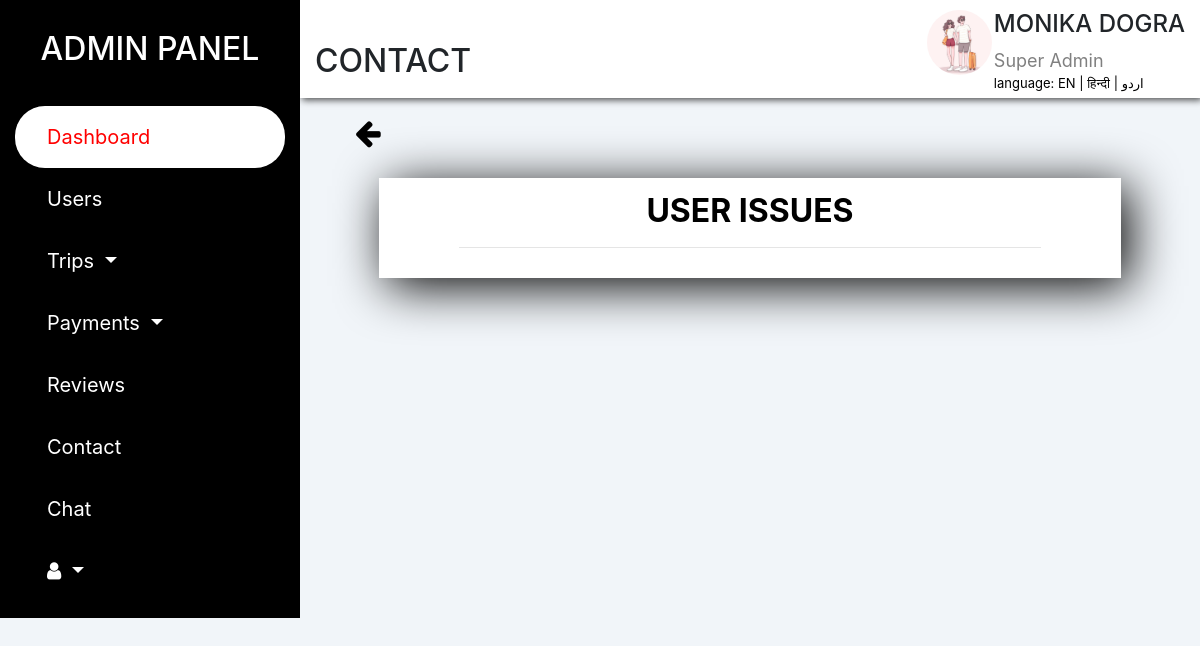
The app's page /weekend/explore/contact_details.php (signed in) with its own data.
### tables this page shows
CREATE TABLE `user_tbl` (
  `u_id` smallint(8) UNSIGNED NOT NULL,
  `f_name` varchar(20) DEFAULT NULL,
  `l_name` varchar(20) DEFAULT NULL,
  `email` varchar(40) NOT NULL,
  `pswd` varchar(40) DEFAULT NULL,
  `status` tinyint(1) NOT NULL DEFAULT 0,
  `gender` char(6) NOT NULL DEFAULT 'Gender',
  `phone_no` char(10) NOT NULL,
  `alt_phone_no` char(10) NOT NULL,
  `zipcode` char(6) NOT NULL,
  `city` varchar(80) NOT NULL,
  `state` varchar(30) NOT NULL,
  `profile_pic` varchar(50) NOT NULL DEFAULT 'default.svg',
  `online` tinyint(1) NOT NULL DEFAULT 0,
  `reg_date` date NOT NULL DEFAULT current_timestamp()
);

### weekend/explore/new.php (called while the page is built, shortened)
<?php
 if (isset($_GET['lang'])) {
     $set_lang=$_GET['lang'];
  }else{
    $set_lang='en';
  }
  $lang=array();
if ($set_lang=='en') {
   $lang['lang']='Language';
  $lang['admin']='ADMIN PANEL';
  $lang['dash']='DASHBOARD';
  $lang['user']='USERS';
  $lang['trip']='Trips';
  $lang['pays']='Payments';
  $lang['s_dash']='Dashboard';
  $lang['rev']='Reviews';
  $lang['cont']='Contact';
  $lang['cht']='Chat';
  $lang['s_dash']='Dashboard';
  $lang['tang']='Users';
  $lang['trips']='Trips';
  $lang['confirm']='Confirmed trips';
  $lang['name']='MONIKA DOGRA';
  $lang['super']='Super Admin';
  $lang['traf']='Traffic';
  $lang['recent']='NEW TRIPS';
  $lang['t_title']='Trips Title';
  $lang['dat']='Date';
  $lang['status']='Status';
  $lang['see']='See All';
  $lang['new']='NEW USERS';
  $lang['mem']='Members';
  $lang['nam']='Name';
  $lang['acc_v']='Date';
  $lang['det']='Details';
  $lang['int']='Interest';
  $lang ['users_d']='USERS DETAILS';
  $lang ['email']='Email';
  $lang ['gen']='Gender';
  $lang ['phone']='Phone no.';
  $lang ['alt']='Alt P_no.';
  $lang ['add']='Address';
  $lang ['zip']='Zipcode';
  $lang ['verf']='Verification';
  $lang ['del']='delete';
  $lang['trans']='TRANSACTIONS';
   $lang ['trans_d']='TRANSACTION DETAILS';
   $lang['trip_n']='Trip name';
   $lang['fee']='Fee';
   $lang['p_memb']='Paid member';
   $lang['opera']='Operation';
   $lang['see_m']='see more';
   $lang['trip_d']='TRIPS DETAILS';
   $lang ['sch']='SCHEDULE';
   $lang ['vid']='VIDEO';
   $lang ['detl']='DETAILS';
   $lang ['vaish']='VAISHNO DEVI';
   $lang ['pick']='Pickup Address';
   $lang ['arr_t']='Arrival Time';
   $lang ['fr']='From';
   $lang ['to']='To';
   $lang ['dest']='Destination';
   $lang ['fe_per']='Fee/Person';
   $lang ['stay']='Stay';
   $lang ['pos']='Post on';
   $lang ['note']='Note';
   $lang ['up']='UPDATE';
}

### weekend/explore/php/code.php (called while the page is built, shortened)
<?php
abstract class clsConnection
{
    public function __construct()
    {
        $dbHost="localhost";
        $dbName="explore";
        $dbUser="root";
        $dbPassword="";
        try
        {
            $this->dbConn= new PDO("mysql:host=$dbHost;dbname=$dbName",$dbUser,$dbPassword);
        }
        catch(PDOException $e)
        {
            Echo "Connection failed" . $e->getMessage();
        }
    }
}
class clsUser extends clsConnection implements I_User
{
    public function GetUserDetail($u_id){
        try{
             $sql="SELECT * FROM user_tbl where u_id=:u_id";
             $stmt=$this->dbConn->prepare($sql);
             $stmt->bindParam(':u_id',$u_id);
             $stmt->execute();
             $result=$stmt->fetchAll();
           return $result;
        }
        catch (PDOException $e){
            echo "User Details Error:".$e->getMessage();
        }
    }
}
?>

### weekend/explore/contact_details.php (the view, shortened to what this page needs)
<?php session_start();
     require_once('php/code.php');
     include 'new.php';
$u_id=$_SESSION['u_id'];
     $Obj=new clsUser();
     $fun=$Obj->GetUserDetail($u_id);
     $profile_pic="";
     foreach ($fun as $arr) {
        $a_name=$arr['f_name']." ".$arr['l_name'];
        $profile_pic=$arr['profile_pic'];
     }
 ?>
<!DOCTYPE html>
<html>
<head>
   <?php include'links/links.php'; ?>
    <link rel="stylesheet" href="css/contact.css">
</head>
<body>
     <div class="container-fluid">
      <div class="row">
          <?php include'title_bar.php'; ?>
           <div class="col-md-9 col-sm-12">
               <div class="row dash_content">
                  <div class="col-12 header">
                    <div>
                   <h3> <i class="fa fa-bars" id="fa-bars" onclick="show();"></i></h3><h2><?php echo $lang['contt'];?></h2></div>
                    <div class="profile">
                      <div class="img">
                        <img src="../login/photo/<?php echo $profile_pic; ?>">
                      </div>
                      <h4><?php echo  $a_name;?></h4>
                      <span><?php echo $lang['super'];?></span>
                          <div class="multi_lang" >
                           <?php echo $lang['lang']; ?>: <a href="contact_details.php?lang=en">EN | </a><a href="contact_details.php?lang=hi">हिन्दी</a><a href="contact_details.php?lang=ur"> | اردو</a>
                        </div>
                    </div>
                  </div>
          <div class="col-lg-12">
          <a href="contact_tbl.php?lang=<?php echo $set_lang; ?>"> <i class="fa fa-arrow-left"></i></a>
              <div class="form-div">
                  <div class="form-design">
                 <h2 class="txt_color"><?php echo $lang['user_i'];?></h2>
                    <hr>
              </div>
            </div>
               </div>
               </div>
           </div>
        </div>
     </div>
</body>
</html>

### weekend/explore/css/contact.css (style rules this page uses)
body { background: #f1f5f9; }
.header { background:#fff; display: flex; justify-content: space-between; box-shadow: 2px 2px 7px rgba(0,0,0,0.7); }
.dash_content { padding-bottom: 0px; }
.profile .img { position: absolute; right: 13rem; top: 10px; width: 65px; }
.profile img { width: 100%; border-radius: 35px; }
.profile h4 { padding-top: 10px; text-transform: uppercase; }
.profile span { color: grey; font-size: 18px; }
.multi_lang { color: black; font-size: 13px; padding-bottom: 5px; }
.multi_lang a { color: black; }
.form-div { width: 100%; padding: 5rem 4rem; }
.fa-arrow-left { padding: 20px 40px; font-size:30px; cursor: pointer; color:black; float: left; }
.form-design { width: 100%; background: #fff; color: #000; padding: 14px 80px; box-shadow: 8px 8px 50px #000; }
.txt_color { font-weight: bold; color: black; text-align: center; }

### records on screen
user_tbl: profile_pic (picture), a_name "MONIKA DOGRA"

### other values on screen
$lang['admin'] "ADMIN PANEL"
$lang['s_dash'] "Dashboard"
$lang['tang'] "Users"
$lang['trip'] "Trips"
$lang['pays'] "Payments"
$lang['rev'] "Reviews"
$lang['cont'] "Contact"
$lang['cht'] "Chat"
$lang['contt'] "CONTACT"
$lang['super'] "Super Admin"
$lang['lang'] "language"
$lang['user_i'] "USER ISSUES"
